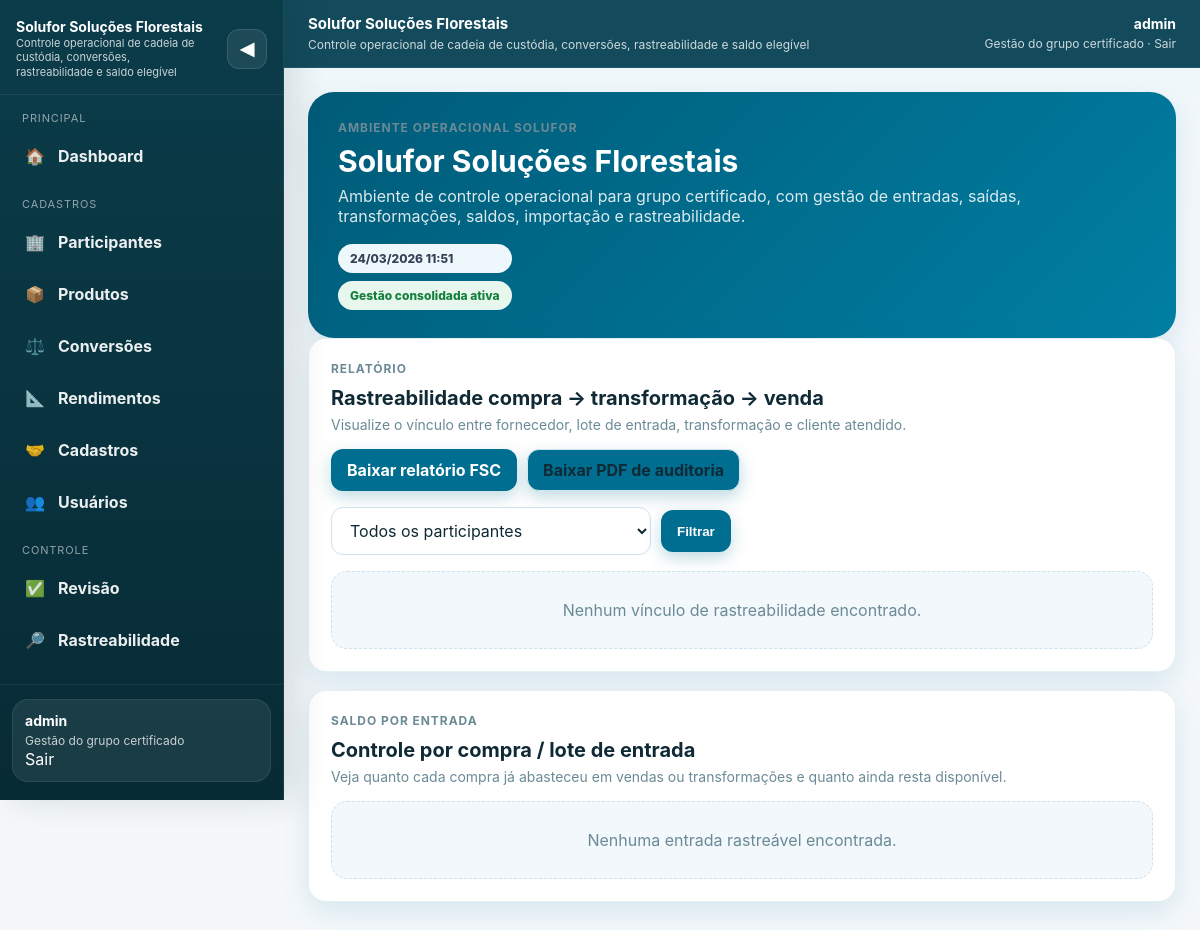
/reports/traceability/ (signed in), run on an earlier commit of the app's database.
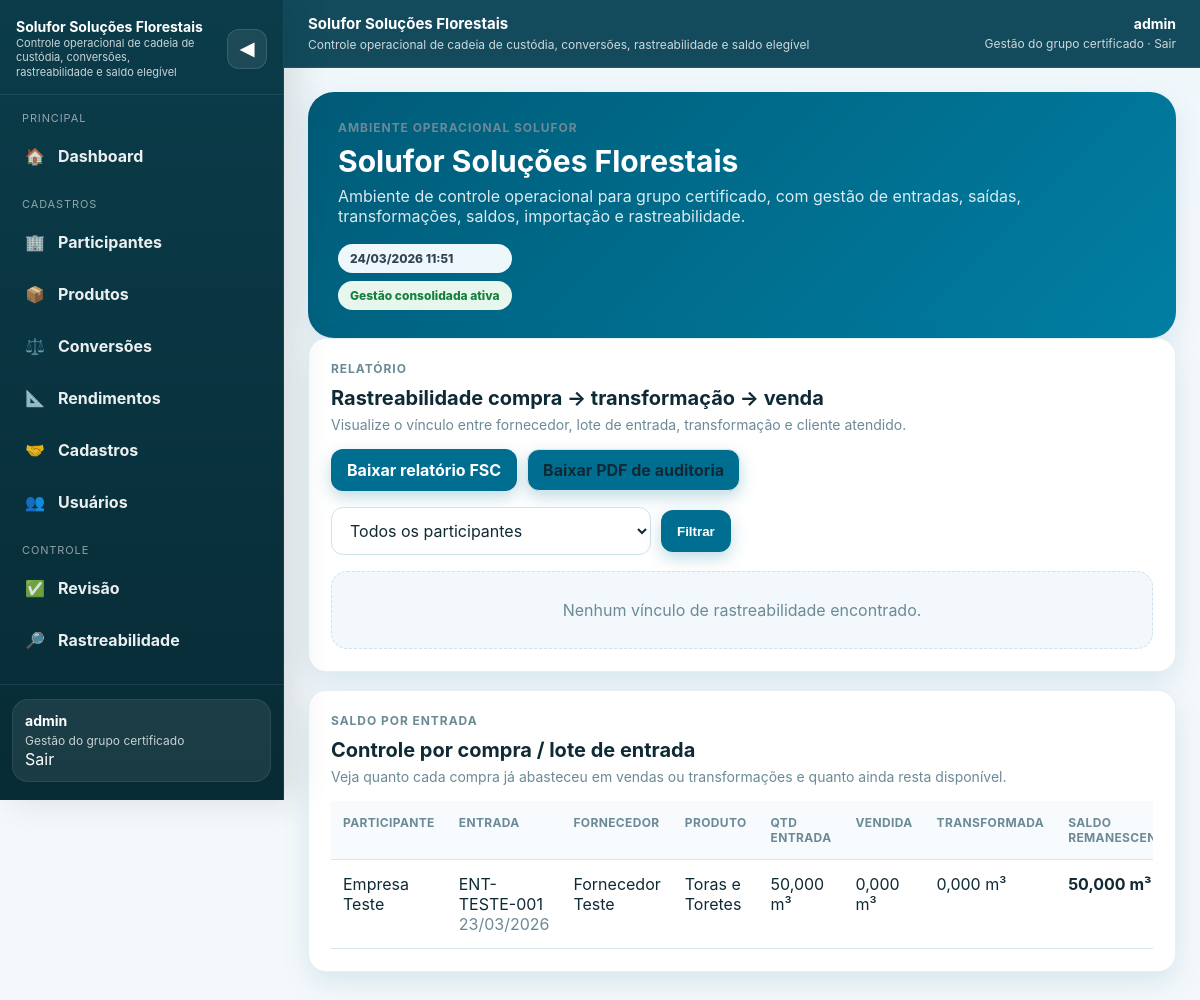
And on a later commit of the database.
### participants/models.py (models this page shows)
class Participant(models.Model):
    STATUS_CHOICES = [
        ('active', 'Ativo'),
        ('inactive', 'Inativo'),
        ('suspended', 'Suspenso'),
    ]
    organization = models.ForeignKey(
        Organization,
        on_delete=models.PROTECT,
        null=True,
        blank=True,
        related_name='participants',
        verbose_name='Ambiente',
    )
    legal_name = models.CharField('Razão social', max_length=255)
    trade_name = models.CharField('Nome fantasia', max_length=255, blank=True)
    cnpj = models.CharField('CNPJ', max_length=18, unique=True)
    contact_name = models.CharField('Responsável', max_length=255, blank=True)
    contact_email = models.EmailField('E-mail', blank=True)
    contact_phone = models.CharField('Telefone', max_length=30, blank=True)
    status = models.CharField(max_length=20, choices=STATUS_CHOICES, default='active')
    created_at = models.DateTimeField(auto_now_add=True)
    updated_at = models.DateTimeField(auto_now=True)
    class Meta:
        ordering = ['trade_name', 'legal_name']
    def __str__(self):
        return self.trade_name or self.legal_name

### transactions/models.py (models this page shows, shortened)
class BaseMovement(models.Model):
    STATUS_CHOICES = [
        ('draft', 'Rascunho'),
        ('submitted', 'Enviado'),
        ('reviewed', 'Revisado'),
        ('needs_correction', 'Precisa correção'),
    ]
    participant = models.ForeignKey('participants.Participant', on_delete=models.CASCADE)
    movement_date = models.DateField('Data da movimentação')
    document_number = models.CharField('Número do documento', max_length=50)
    product = models.ForeignKey('catalog.Product', on_delete=models.PROTECT)
    quantity = models.DecimalField('Quantidade informada', max_digits=14, decimal_places=3)
    movement_unit = models.CharField('Unidade informada', max_length=10, choices=[('m3', 'm³'), ('kg', 'kg'), ('t', 't'), ('un', 'un')], blank=True)
    unit_snapshot = models.CharField('Unidade base', max_length=10, choices=[('m3', 'm³'), ('kg', 'kg'), ('t', 't'), ('un', 'un')])
    quantity_base = models.DecimalField('Quantidade convertida (unidade base)', max_digits=14, decimal_places=3, default=0)
    fsc_claim = models.CharField('Declaração FSC', max_length=100, blank=True)
    batch_code = models.CharField('Lote', max_length=100, blank=True)
    notes = models.TextField('Observações', blank=True)
    attachment = models.FileField(upload_to='attachments/%Y/%m/', blank=True, null=True)
    created_by = models.ForeignKey(settings.AUTH_USER_MODEL, on_delete=models.PROTECT)
    created_at = models.DateTimeField(auto_now_add=True)
    updated_at = models.DateTimeField(auto_now=True)
    status = models.CharField(max_length=20, choices=STATUS_CHOICES, default='draft')
    class Meta:
        abstract = True
        ordering = ['-movement_date', '-id']

class EntryRecord(BaseMovement):
    supplier = models.ForeignKey('catalog.Counterparty', on_delete=models.PROTECT, related_name='entries')

class TraceLot(models.Model):
    SOURCE_CHOICES = [
        ('entry', 'Entrada'),
        ('transformation', 'Transformação'),
    ]
    participant = models.ForeignKey('participants.Participant', on_delete=models.CASCADE, related_name='trace_lots')
    product = models.ForeignKey('catalog.Product', on_delete=models.PROTECT, related_name='trace_lots')
    source_type = models.CharField(max_length=20, choices=SOURCE_CHOICES)
    entry = models.OneToOneField(EntryRecord, on_delete=models.CASCADE, null=True, blank=True, related_name='trace_lot')
    transformation = models.OneToOneField(TransformationRecord, on_delete=models.CASCADE, null=True, blank=True, related_name='target_trace_lot')
    supplier = models.ForeignKey('catalog.Counterparty', on_delete=models.PROTECT, null=True, blank=True, related_name='trace_lots')
    fsc_claim = models.CharField('Declaração FSC', max_length=100, blank=True)
    movement_date = models.DateField('Data de origem')
    quantity_base = models.DecimalField('Quantidade do lote', max_digits=14, decimal_places=3, default=0)
    unit_snapshot = models.CharField('Unidade base', max_length=10, choices=[('m3', 'm³'), ('kg', 'kg'), ('t', 't'), ('un', 'un')])
    created_at = models.DateTimeField(auto_now_add=True)
    updated_at = models.DateTimeField(auto_now=True)
    class Meta:
        ordering = ['movement_date', 'id']
        verbose_name = 'Lote rastreável'
        verbose_name_plural = 'Lotes rastreáveis'

### catalog/models.py (models this page shows)
class Counterparty(models.Model):
    TYPE_CHOICES = [
        ('supplier', 'Fornecedor'),
        ('customer', 'Cliente'),
        ('both', 'Ambos'),
    ]
    participant = models.ForeignKey(
        'participants.Participant', on_delete=models.CASCADE,
        null=True, blank=True, related_name='counterparties'
    )
    name = models.CharField('Nome', max_length=255)
    document_id = models.CharField('Documento', max_length=30, blank=True)
    type = models.CharField('Tipo', max_length=20, choices=TYPE_CHOICES, default='both')
    class Meta:
        ordering = ['name']
    def __str__(self):
        return self.name

class Product(models.Model):
    UNIT_CHOICES = [
        ('m3', 'm³'),
        ('kg', 'kg'),
        ('t', 't'),
        ('un', 'un'),
    ]
    name = models.CharField('Produto', max_length=255)
    category = models.CharField('Categoria', max_length=100, blank=True)
    unit = models.CharField('Unidade', max_length=10, choices=UNIT_CHOICES)
    fsc_applicable = models.BooleanField('Aplica FSC', default=True)
    default_claim = models.CharField('Declaração padrão', max_length=100, blank=True)
    active = models.BooleanField('Ativo', default=True)
    class Meta:
        ordering = ['name']
    def __str__(self):
        return self.name

### reports/views.py (the view)
# urls.py: path('traceability/', TraceabilityReportView.as_view(), name='report_traceability'),
class TraceabilityReportView(ManagerRequiredMixin, View):
    template_name = 'reports/traceability_report.html'
    def get(self, request, *args, **kwargs):
        participant_id = request.GET.get('participant')
        participant = Participant.objects.filter(pk=participant_id).first() if participant_id else None
        rows = build_traceability_rows(participant=participant)
        entry_balances = get_entry_balance_rows(participant=participant)
        return render(request, self.template_name, {
            'rows': rows,
            'entry_balances': entry_balances,
            'participants': Participant.objects.filter(status='active'),
            'selected_participant': participant,
        })

### accounts/models.py (called while the page is built)
    @property
    def is_manager(self):
        return self.role == 'manager' or self.is_superuser

    @property
    def is_auditor(self):
        return self.role == 'auditor'

    @property
    def is_participant_user(self):
        return self.role == 'participant'

### reports/views.py (called while the page is built)
    def test_func(self):
        return self.request.user.is_manager

### transactions/services.py (called while the page is built)
def to_decimal(value):
    if value is None:
        return Decimal('0')
    if isinstance(value, Decimal):
        return value
    return Decimal(str(value))

def _lot_allocated_total(lot):
    return to_decimal(lot.allocations.aggregate(total=Sum('quantity_base'))['total'])

def get_lot_remaining(lot):
    return (to_decimal(lot.quantity_base) - _lot_allocated_total(lot)).quantize(Decimal('0.001'))

### templates/reports/traceability_report.html (shortened to what this page needs)
{% extends "base.html" %}
{% block content %}
<div class="card">
  <div class="card-header">
    <div><div class="kicker">Relatório</div><h2 class="card-title">Rastreabilidade compra → transformação → venda</h2><p class="card-subtitle">Visualize o vínculo entre fornecedor, lote de entrada, transformação e cliente atendido.</p></div>
    <div class="actions"><a class="btn" href="/reports/consolidated.xlsx">Baixar relatório FSC</a><a class="btn secondary" href="/reports/audit.pdf">Baixar PDF de auditoria</a></div>
  </div>
  <form method="get" class="actions" style="margin-bottom:16px;">
    <select name="participant" style="max-width:320px;">
      <option value="">Todos os participantes</option>
    </select>
    <button class="btn" type="submit">Filtrar</button>
  </form>
  {% if rows %}
  <div class="table-wrap"><table>
    <tr><th>Participante</th><th>Produto</th><th>Uso</th><th>Fornecedor origem</th><th>Cliente / destino</th><th>Origem consumida</th><th>Quantidade</th></tr>
    {% for row in rows %}
    <tr>
      <td>{{ row.participant }}</td>
      <td><strong>{{ row.product }}</strong></td>
      <td>{{ row.use_type|title }} · {{ row.use_label }}<br><span class="muted">{{ row.use_date|date:"d/m/Y" }}</span></td>
      <td>{{ row.supplier }}</td>
      <td>{{ row.counterparty }}</td>
      <td>{{ row.source_label }}<br><span class="muted">{{ row.source_date|date:"d/m/Y" }}</span></td>
      <td>{{ row.quantity }} {{ row.unit }}</td>
    </tr>
    {% endfor %}
  </table></div>
  {% else %}<div class="empty-state">Nenhum vínculo de rastreabilidade encontrado.</div>{% endif %}
</div>
<div class="card">
  <div class="card-header">
    <div><div class="kicker">Saldo por entrada</div><h2 class="card-title">Controle por compra / lote de entrada</h2><p class="card-subtitle">Veja quanto cada compra já abasteceu em vendas ou transformações e quanto ainda resta disponível.</p></div>
  </div>
  {% if entry_balances %}
  <div class="table-wrap"><table>
    <tr><th>Participante</th><th>Entrada</th><th>Fornecedor</th><th>Produto</th><th>Qtd entrada</th><th>Vendida</th><th>Transformada</th><th>Saldo remanescente</th><th>Clientes atendidos</th></tr>
    {% for row in entry_balances %}
    <tr>
      <td>{{ row.participant }}</td>
      <td>{{ row.entry.document_number }}<br><span class="muted">{{ row.movement_date|date:"d/m/Y" }}</span></td>
      <td>{{ row.supplier }}</td>
      <td>{{ row.product }}</td>
      <td>{{ row.quantity_total }} {{ row.unit }}</td>
      <td>{{ row.quantity_sold }} {{ row.unit }}</td>
      <td>{{ row.quantity_transformed }} {{ row.unit }}</td>
      <td><strong>{{ row.quantity_remaining }} {{ row.unit }}</strong></td>
    </tr>
    {% endfor %}
  </table></div>
  {% else %}<div class="empty-state">Nenhuma entrada rastreável encontrada.</div>{% endif %}
</div>
{% endblock %}

What changed in the data, as far as the page shows it:
added Participant: participant "Empresa Teste", entry.document_number "ENT-TESTE-001", movement_date "23/03/2026", supplier "Fornecedor Teste", product "Toras e Toretes", quantity_total "50,000", unit "m³", quantity_sold "0,000", quantity_transformed "0,000", quantity_remaining "50,000"
Also different on the page:
text no longer shown: "Nenhuma entrada rastreável encontrada."
text now shown: "PARTICIPANTE ENTRADA FORNECEDOR PRODUTO QTD ENTRADA VENDIDA TRANSFORMADA SALDO…"
